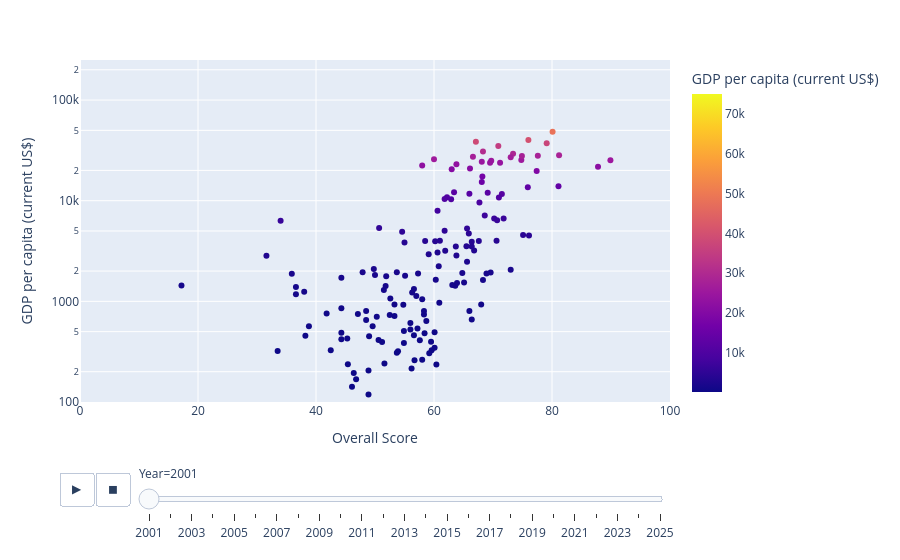

Notebook cell for this chart:
### Code cell
# Shown animated; exported as a still, since a PNG holds one frame and
# plotly would otherwise write 2001, the sparsest year in the panel.
viz.save_plotly_figure(
    viz.scatter_freedom_development(df, year=latest_year),
    "05-freedom-vs-gdp-scatter-still",
)
viz.scatter_freedom_development(df).show()

### Figure 1 — Plotly figure (JSON) as saved in the notebook; plotly's stock layout.template omitted (floating-point values rounded to 4 significant figures; data arrays with more than 128 entries replaced by an {"elided": "..."} marker saying what was removed)
{"data": [{"hovertemplate": "<b>%{hovertext}</b><br><br>Year=2001<br>Overall Score=%{x}<br>GDP per capita (current US$)=%{marker.color}<extra></extra>", "hovertext": {"elided": "182 str values"}, "legendgroup": "", "marker": {"color": {"elided": "182 float values"}, "coloraxis": "coloraxis", "symbol": "circle"}, "mode": "markers", "name": "", "orientation": "v", "showlegend": false, "type": "scatter", "x": {"elided": "182 float values"}, "xaxis": "x", "y": {"elided": "182 float values"}, "yaxis": "y"}], "layout": {"coloraxis": {"colorbar": {"title": {"text": "GDP per capita (current US$)"}}, "colorscale": [[0.0, "#0d0887"], [0.1111, "#46039f"], [0.2222, "#7201a8"], [0.3333, "#9c179e"], [0.4444, "#bd3786"], [0.5556, "#d8576b"], [0.6667, "#ed7953"], [0.7778, "#fb9f3a"], [0.8889, "#fdca26"], [1.0, "#f0f921"]]}, "legend": {"tracegroupgap": 0}, "margin": {"t": 60}, "sliders": [{"active": 0, "currentvalue": {"prefix": "Year="}, "len": 0.9, "pad": {"b": 10, "t": 60}, "steps": [{"args": [["2001"], {"frame": {"duration": 0, "redraw": false}, "fromcurrent": true, "mode": "immediate", "transition": {"duration": 0, "easing": "linear"}}], "label": "2001", "method": "animate"}, {"args": [["2002"], {"frame": {"duration": 0, "redraw": false}, "fromcurrent": true, "mode": "immediate", "transition": {"duration": 0, "easing": "linear"}}], "label": "2002", "method": "animate"}, {"args": [["2003"], {"frame": {"duration": 0, "redraw": false}, "fromcurrent": true, "mode": "immediate", "transition": {"duration": 0, "easing": "linear"}}], "label": "2003", "method": "animate"}, {"args": [["2004"], {"frame": {"duration": 0, "redraw": false}, "fromcurrent": true, "mode": "immediate", "transition": {"duration": 0, "easing": "linear"}}], "label": "2004", "method": "animate"}, {"args": [["2005"], {"frame": {"duration": 0, "redraw": false}, "fromcurrent": true, "mode": "immediate", "transition": {"duration": 0, "easing": "linear"}}], "label": "2005", "method": "animate"}, {"args": [["2006"], {"frame": {"duration": 0, "redraw": false}, "fromcurrent": true, "mode": "immediate", "transition": {"duration": 0, "easing": "linear"}}], "label": "2006", "method": "animate"}, {"args": [["2007"], {"frame": {"duration": 0, "redraw": false}, "fromcurrent": true, "mode": "immediate", "transition": {"duration": 0, "easing": "linear"}}], "label": "2007", "method": "animate"}, {"args": [["2008"], {"frame": {"duration": 0, "redraw": false}, "fromcurrent": true, "mode": "immediate", "transition": {"duration": 0, "easing": "linear"}}], "label": "2008", "method": "animate"}, {"args": [["2009"], {"frame": {"duration": 0, "redraw": false}, "fromcurrent": true, "mode": "immediate", "transition": {"duration": 0, "easing": "linear"}}], "label": "2009", "method": "animate"}, {"args": [["2010"], {"frame": {"duration": 0, "redraw": false}, "fromcurrent": true, "mode": "immediate", "transition": {"duration": 0, "easing": "linear"}}], "label": "2010", "method": "animate"}, {"args": [["2011"], {"frame": {"duration": 0, "redraw": false}, "fromcurrent": true, "mode": "immediate", "transition": {"duration": 0, "easing": "linear"}}], "label": "2011", "method": "animate"}, {"args": [["2012"], {"frame": {"duration": 0, "redraw": false}, "fromcurrent": true, "mode": "immediate", "transition": {"duration": 0, "easing": "linear"}}], "label": "2012", "method": "animate"}, {"args": [["2013"], {"frame": {"duration": 0, "redraw": false}, "fromcurrent": true, "mode": "immediate", "transition": {"duration": 0, "easing": "linear"}}], "label": "2013", "method": "animate"}, {"args": [["2014"], {"frame": {"duration": 0, "redraw": false}, "fromcurrent": true, "mode": "immediate", "transition": {"duration": 0, "easing": "linear"}}], "label": "2014", "method": "animate"}, {"args": [["2015"], {"frame": {"duration": 0, "redraw": false}, "fromcurrent": true, "mode": "immediate", "transition": {"duration": 0, "easing": "linear"}}], "label": "2015", "method": "animate"}, {"args": [["2016"], {"frame": {"duration": 0, "redraw": false}, "fromcurrent": true, "mode": "immediate", "transition": {"duration": 0, "easing": "linear"}}], "label": "2016", "method": "animate"}, {"args": [["2017"], {"frame": {"duration": 0, "redraw": false}, "fromcurrent": true, "mode": "immediate", "transition": {"duration": 0, "easing": "linear"}}], "label": "2017", "method": "animate"}, {"args": [["2018"], {"frame": {"duration": 0, "redraw": false}, "fromcurrent": true, "mode": "immediate", "transition": {"duration": 0, "easing": "linear"}}], "label": "2018", "method": "animate"}, {"args": [["2019"], {"frame": {"duration": 0, "redraw": false}, "fromcurrent": true, "mode": "immediate", "transition": {"duration": 0, "easing": "linear"}}], "label": "2019", "method": "animate"}, {"args": [["2020"], {"frame": {"duration": 0, "redraw": false}, "fromcurrent": true, "mode": "immediate", "transition": {"duration": 0, "easing": "linear"}}], "label": "2020", "method": "animate"}, {"args": [["2021"], {"frame": {"duration": 0, "redraw": false}, "fromcurrent": true, "mode": "immediate", "transition": {"duration": 0, "easing": "linear"}}], "label": "2021", "method": "animate"}, {"args": [["2022"], {"frame": {"duration": 0, "redraw": false}, "fromcurrent": true, "mode": "immediate", "transition": {"duration": 0, "easing": "linear"}}], "label": "2022", "method": "animate"}, {"args": [["2023"], {"frame": {"duration": 0, "redraw": false}, "fromcurrent": true, "mode": "immediate", "transition": {"duration": 0, "easing": "linear"}}], "label": "2023", "method": "animate"}, {"args": [["2024"], {"frame": {"duration": 0, "redraw": false}, "fromcurrent": true, "mode": "immediate", "transition": {"duration": 0, "easing": "linear"}}], "label": "2024", "method": "animate"}, {"args": [["2025"], {"frame": {"duration": 0, "redraw": false}, "fromcurrent": true, "mode": "immediate", "transition": {"duration": 0, "easing": "linear"}}], "label": "2025", "method": "animate"}], "x": 0.1, "xanchor": "left", "y": 0, "yanchor": "top"}], "updatemenus": [{"buttons": [{"args": [null, {"frame": {"duration": 500, "redraw": false}, "fromcurrent": true, "mode": "immediate", "transition": {"duration": 500, "easing": "linear"}}], "label": "&#9654;", "method": "animate"}, {"args": [[null], {"frame": {"duration": 0, "redraw": false}, "fromcurrent": true, "mode": "immediate", "transition": {"duration": 0, "easing": "linear"}}], "label": "&#9724;", "method": "animate"}], "direction": "left", "pad": {"r": 10, "t": 70}, "showactive": false, "type": "buttons", "x": 0.1, "xanchor": "right", "y": 0, "yanchor": "top"}], "xaxis": {"anchor": "y", "domain": [0.0, 1.0], "range": [0, 100], "title": {"text": "Overall Score"}}, "yaxis": {"anchor": "x", "domain": [0.0, 1.0], "range": [2.0, 5.398], "title": {"text": "GDP per capita (current US$)"}, "type": "log"}}}
